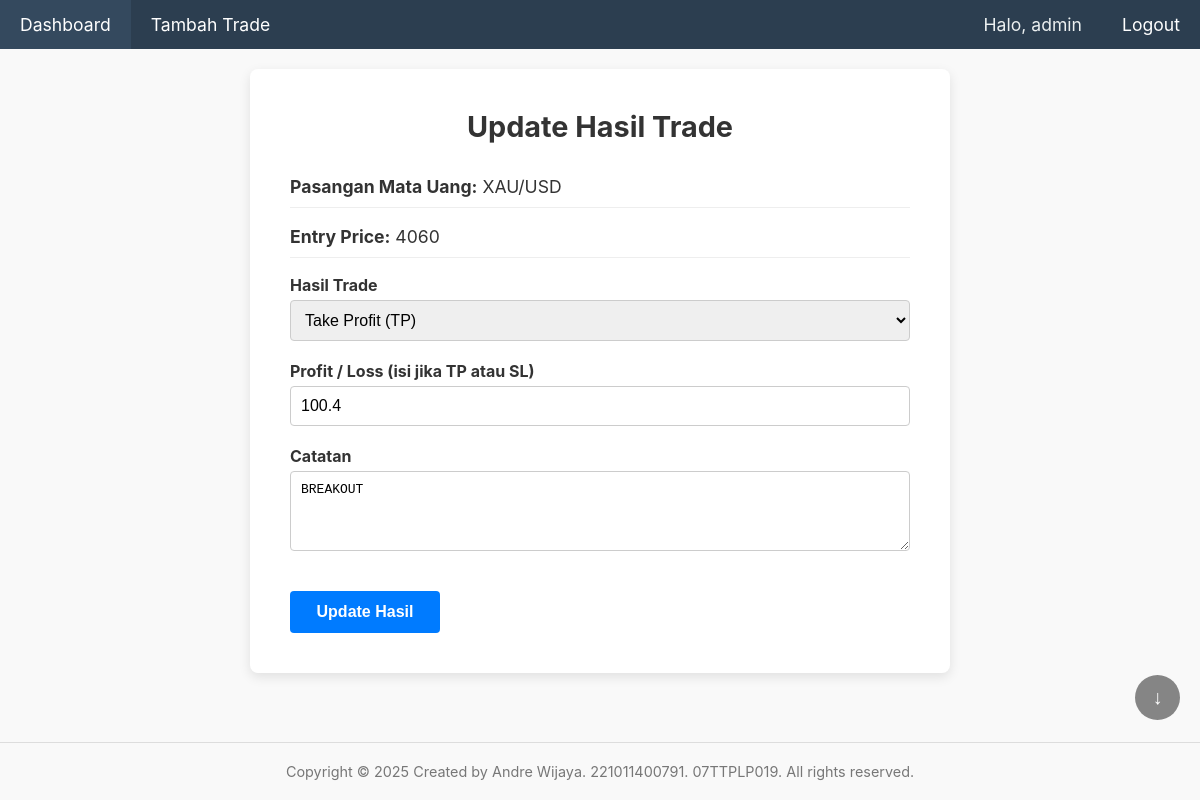
The page /trade_edit.php?id=12 (signed in) on the database its author committed.
### tables this page shows
CREATE TABLE `trades` (
  `id` int(11) NOT NULL,
  `user_id` int(11) NOT NULL,
  `currency_pair` varchar(10) NOT NULL,
  `position_type` enum('Buy','Sell') NOT NULL,
  `entry_price` decimal(10,5) NOT NULL,
  `stop_loss` decimal(10,5) NOT NULL,
  `take_profit` decimal(10,5) NOT NULL,
  `hasil` enum('Pending','TP','SL') NOT NULL DEFAULT 'Pending',
  `profit_loss` decimal(10,2) DEFAULT NULL,
  `notes` text DEFAULT NULL
);

### trade_edit.php (the view, shortened to what this page needs)
<?php
require_once 'config/database.php';
require_once 'templates/header.php';
$trade_id = $_GET['id'];
$current_user_id = $_SESSION['user_id'];
$query = "SELECT * FROM trades WHERE id = ? AND user_id = ?";
$stmt = mysqli_prepare($koneksi, $query);
mysqli_stmt_bind_param($stmt, "ii", $trade_id, $current_user_id);
mysqli_stmt_execute($stmt);
$result = mysqli_stmt_get_result($stmt);
$trade = mysqli_fetch_assoc($result);
?>
<div class="container">
    <div class="form-card">
        <h3>Update Hasil Trade</h3>
        <form action="trade_process.php" method="POST">
            <p><strong>Pasangan Mata Uang:</strong> <?php echo htmlspecialchars($trade['currency_pair']); ?></p>
            <p><strong>Entry Price:</strong> <?php echo (float)$trade['entry_price']; ?></p>
            <div class="form-group">
                <label for="hasil">Hasil Trade</label>
                <select id="hasil" name="hasil" required>
                    <option value="TP" <?php if ($trade['hasil'] == 'TP') echo 'selected'; ?>>Take Profit (TP)</option>
                </select>
            </div>
            <div class="form-group">
                <label for="profit_loss">Profit / Loss (isi jika TP atau SL)</label>
                <input type="text" id="profit_loss" inputmode="decimal" name="profit_loss" value="<?php echo (float)$trade['profit_loss']; ?>" placeholder="Contoh: 250.50">
            </div>
            <div class="form-group">
                <label for="notes">Catatan</label>
                <textarea id="notes" name="notes"><?php echo htmlspecialchars($trade['notes']); ?></textarea>
            </div>
            <button type="submit" class="btn btn-primary">Update Hasil</button>
        </form>
    </div> </div> <?php require_once 'templates/footer.php';  ?>

### assets/css/style.css (style rules this page uses)
html { box-sizing: border-box; height: 100%; }
*, *:before, *:after { box-sizing: inherit; }
body { font-family: -apple-system, BlinkMacSystemFont, "Segoe UI", Roboto, "Helvetica Neue", Arial, sans-serif; margin: 0; background-color: #f9f9f9; color: #333; display: flex; flex-direction: column; height: 100vh; overflow: hidden; }
.container { width: 100%; max-width: 1600px; margin: 0 auto; padding: 20px; flex-grow: 1; overflow-y: auto; }
.form-group { margin-bottom: 1.25rem; }
.form-group label { display: block; margin-bottom: 5px; font-weight: bold; }
input[type="text"], input[type="email"], input[type="password"], select, textarea { width: 100%; padding: 10px; box-sizing: border-box; border: 1px solid #ccc; border-radius: 4px; font-size: 1em; }
textarea { min-height: 80px; resize: vertical; }
.btn { display: inline-block; padding: 12px; border: none; border-radius: 4px; cursor: pointer; font-size: 1em; font-weight: bold; color: white; text-decoration: none; text-align: center; transition: background-color 0.2s; }
.btn-primary { background-color: #007bff; }
.form-card { background: #ffffff; padding: 2.5rem; border-radius: 8px; box-shadow: 0 4px 12px rgba(0,0,0,0.1); max-width: 700px; margin: 0 auto; }
.form-card h3 { margin-top: 0; text-align: center; margin-bottom: 2rem; font-size: 1.8em; }
.form-card p { font-size: 1.1em; border-bottom: 1px solid #eee; padding-bottom: 10px; }
.form-card .btn { min-width: 150px; margin-top: 1rem; }

### rows shown on the page
trades: currency_pair "XAU/USD", entry_price "4060", hasil "Take Profit (TP)", profit_loss "100.4", notes "BREAKOUT"

### other values the page prints
$_SESSION['username'] "admin"
